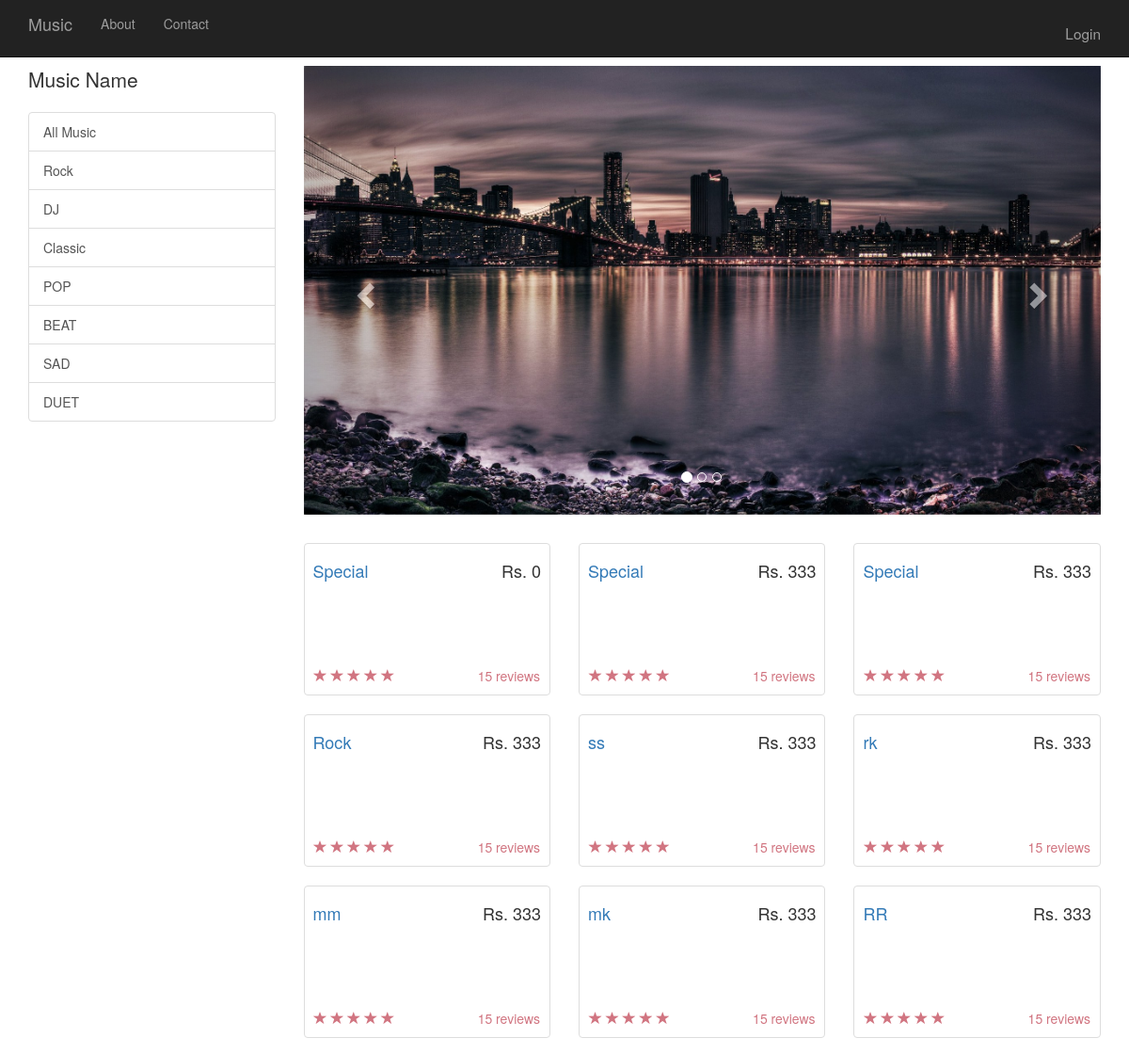
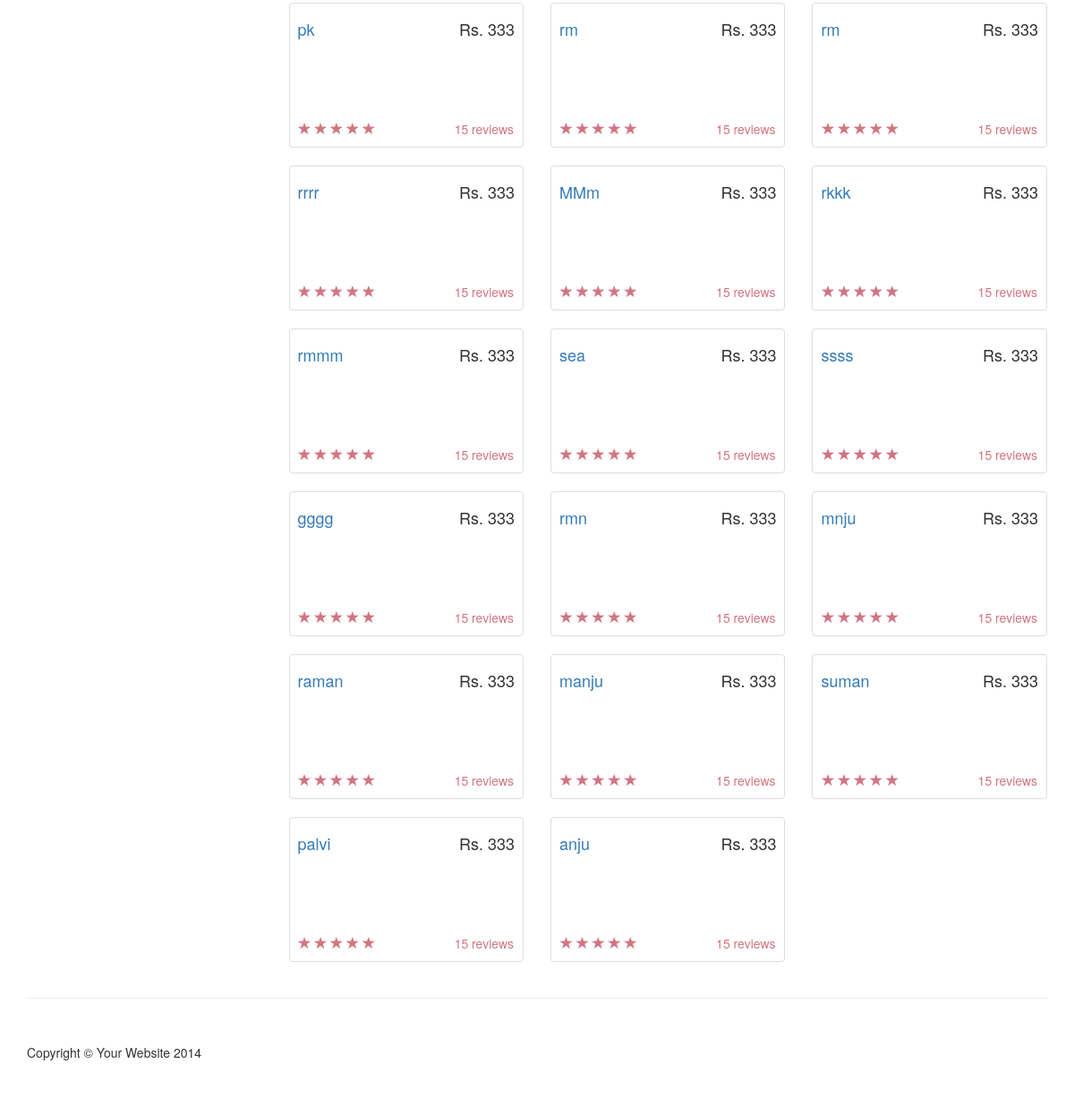
The page / on the database its author committed (2 pictures, top to bottom).
### tables this page shows
CREATE TABLE `catageory` (
  `cata_id` int(100) NOT NULL,
  `cata_name` varchar(100) NOT NULL
);

CREATE TABLE `product` (
  `product_id` int(100) NOT NULL,
  `product_name` varchar(100) NOT NULL,
  `product_price` int(100) NOT NULL,
  `product_quantity` int(100) NOT NULL,
  `product_brand` varchar(100) NOT NULL,
  `cata_id` int(100) NOT NULL,
  `image_upload` varchar(100) NOT NULL
);

### index.php (the view, shortened to what this page needs)
<?php
include 'head.php';
include 'dbconfig.php';
?>
    <div class="container">
        <div class="row">
            <div class="col-md-3">
                <p class="lead">Music Name</p>
                <div class="list-group">
                     <a href="index.php" class="list-group-item">All Music</a>
                        <?php
                $sql="SELECT * FROM `Catageory`";
                $result=mysqli_query($conn,$sql);
                while($row=mysqli_fetch_row($result)){
         ?>
                    <a href="index.php?cata_id=<?php echo "$row[0]";?>" class="list-group-item"><?php echo "$row[1]"; ?> </a>
                <?php
                } ?>
                </div>
            </div>
            <div class="col-md-9">
                <div class="row carousel-holder">
     <div class="col-md-12">
                        <div id="carousel-example-generic" class="carousel slide" data-ride="carousel">
                            <ol class="carousel-indicators">
                                <li data-target="#carousel-example-generic" data-slide-to="0" class="active"></li>
                                <li data-target="#carousel-example-generic" data-slide-to="1"></li>
                                <li data-target="#carousel-example-generic" data-slide-to="2"></li>
          </ol>
                            <div class="carousel-inner">
                                <div class="item active">
                                    <img class="slide-image" src="img/name1.jpg" alt="">
                                </div>
                            </div>
                            <a class="left carousel-control" href="#carousel-example-generic" data-slide="prev">
                                <span class="glyphicon glyphicon-chevron-left"></span>
                            </a>
                            <a class="right carousel-control" href="#carousel-example-generic" data-slide="next">
                                <span class="glyphicon glyphicon-chevron-right"></span>
                            </a>
                        </div>
                    </div>
                </div>
                <div class="row">
 <?php
                    if(isset($_REQUEST['cata_id'])){
                        $id=$_REQUEST['cata_id'];
                $sql="SELECT * FROM `product` where cata_id='$id'";
                    }else{
                        $sql="SELECT * FROM `product` ";
                    }
                $result=mysqli_query($conn,$sql);
                while($row=mysqli_fetch_row($result)){
         ?>
                    <div class="col-sm-4 col-lg-4 col-md-4">
                        <div class="thumbnail">
                            <div class="caption">
                                <h4 class="pull-right">Rs. <?php echo"$row[2]"; ?></h4>
                                <h4><a href="order.php?id=<?php echo"$row[0]"; ?>"> <?php echo"$row[1]"; ?></a>
                                </h4>
                                </div>
                            <div class="ratings">
                                <p class="pull-right">15 reviews</p>
                                <p>
                                    <span class="glyphicon glyphicon-star"></span>
                                    <span class="glyphicon glyphicon-star"></span>
                                    <span class="glyphicon glyphicon-star"></span>
                                    <span class="glyphicon glyphicon-star"></span>
                                    <span class="glyphicon glyphicon-star"></span>
                                </p>
                            </div>
                        </div>
                    </div>
                    <?php
                }
                    ?>
                </div>
            </div>
        </div>
    </div>
    <div class="container">
        <hr>
        <footer>
            <div class="row">
                <div class="col-lg-12">
                    <p>Copyright &copy; Your Website 2014</p>
                </div>
            </div>
        </footer>
    </div>
</body>
</html>

### head.php (shortened to what this page needs)
<!DOCTYPE html>
<html lang="en">
<head>
    <link href="css/bootstrap.min.css" rel="stylesheet">
    <link href="css/shop-homepage.css" rel="stylesheet">
<link href="g.css" rel="stylesheet">
</head>
<body>
    <nav class="navbar navbar-inverse navbar-fixed-top" role="navigation">
        <div class="container">
            <div class="navbar-header">
                <a class="navbar-brand" href="index.php">Music</a>
            </div>
            <div class="collapse navbar-collapse" id="bs-example-navbar-collapse-1">
                <ul class="nav navbar-nav">
                    <li>
                        <a href="about.php">About</a>
                    </li>
                    <li>
                        <a href="contact.php">Contact</a>
                    </li>
                </ul><div class="pro">
                <ul class="nav navbar-nav navbar-right">
               <li><?php include 'logout.php' ?></li>
                </ul></div>
            </div>
        </div>
    </nav>

### logout.php (shortened to what this page needs)
<?php
if(isset($_SESSION["user"]))
{
?>
<form method="post">
    <input type="submit" value="Log out" name="logout" class="text">
</form>
<?php
}
else {
    echo "<a class='page-scroll' href='login.php' class='btn btn-success'>Login</a>";
}
?>

### css/shop-homepage.css (style rules this page uses)
body { padding-top: 70px; }
.slide-image { width: 100%; }
.carousel-holder { margin-bottom: 30px; }
.carousel-control, .item { border-radius: 4px; }
.caption { height: 130px; overflow: hidden; }
.caption h4 { white-space: nowrap; }
.ratings { padding-right: 10px; padding-left: 10px; color: #d17581; }
.thumbnail { padding: 0; }
footer { margin: 50px 0; }

### g.css (style rules this page uses)
.pro { margin-top: 10px; font-size: 1.1em; }

### rows shown on the page
catageory: cata_name "Rock"
catageory: cata_name "DJ"
catageory: cata_name "Classic"
catageory: cata_name "POP"
catageory: cata_name "BEAT"
catageory: cata_name "SAD"
catageory: cata_name "DUET"
product: product_price "0", product_name "Special"
product: product_price "333", product_name "Special"
product: product_price "333", product_name "Special"
product: product_price "333", product_name "Rock"
product: product_price "333", product_name "ss"
product: product_price "333", product_name "rk"
product: product_price "333", product_name "mm"
product: product_price "333", product_name "mk"
product: product_price "333", product_name "RR"
product: product_price "333", product_name "pk"
product: product_price "333", product_name "rm"
product: product_price "333", product_name "rm"
product: product_price "333", product_name "rrrr"
product: product_price "333", product_name "MMm"
product: product_price "333", product_name "rkkk"
product: product_price "333", product_name "rmmm"
product: product_price "333", product_name "sea"
product: product_price "333", product_name "ssss"
product: product_price "333", product_name "gggg"
product: product_price "333", product_name "rmn"
product: product_price "333", product_name "mnju"
product: product_price "333", product_name "raman"
product: product_price "333", product_name "manju"
product: product_price "333", product_name "suman"
product: product_price "333", product_name "palvi"
product: product_price "333", product_name "anju"
